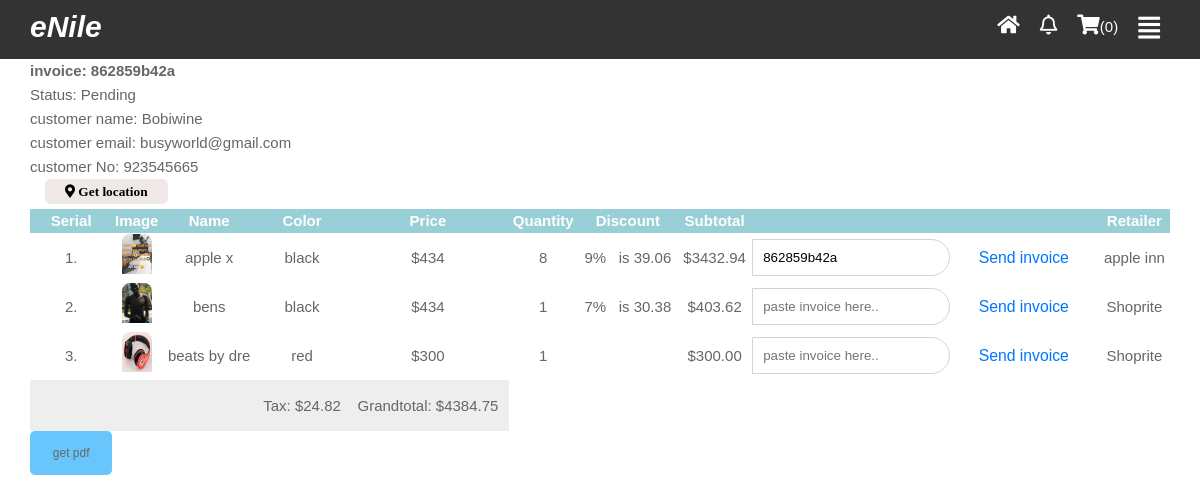
/orders/862859b42a (signed in), run on the app's committed database.
### flasky/models.py (models this page shows, shortened)
class CustomerOrder(db.Model):
	id = db.Column(db.Integer, primary_key=True)
	invoice = db.Column(db.String(20), unique=True, nullable=False)
	status=db.Column(db.String(20),default='Pending', nullable=False)
	customer_id=db.Column(db.Text,nullable=False)
	date_created=db.Column(db.DateTime,default=datetime.utcnow,nullable=False)
	orders=db.Column(JsonEcodedDict)

class User(db.Model, UserMixin):
	id= db.Column(db.Integer, primary_key=True)
	brand_name = db.Column(db.String(20), unique = True, nullable = False)
	username= db.Column(db.String(15), unique=True, nullable=False)
	email= db.Column(db.String(20), unique=True, nullable=False)
	password= db.Column(db.String(20), unique=True, nullable=False)
	country = db.Column(db.String(20), unique= False, nullable= False)
	location = db.Column(db.String(20), unique = False, nullable= False)
	lat = db.Column(db.String(20), unique = False, nullable= True)
	lng = db.Column(db.String(20), unique = False, nullable= True)
	contact = db.Column(db.Integer, unique=True ,nullable= False)
	rating = db.Column(db.Integer, unique= False, nullable= True, default=0)
	credit_card =db.Column(db.Integer, unique= True, nullable= False)
	image_file=db.Column(db.String(100), nullable=False, default='default.png')
	posts=db.relationship('Post', backref='author', lazy=True)
	messages_sent = db.relationship('Messages',
									foreign_keys='Messages.sender_id',
									backref='author',lazy='dynamic')
	messages_recieved = db.relationship('Messages',
									foreign_keys='Messages.recipient_id',
									backref='recipient',lazy='dynamic')
	last_message_read_time = db.Column(db.DateTime)
	def new_messages(self):
		last_read_time=self.last_message_read_time or datetime(1900, 1, 1)
		return Messages.query.filter_by(recipient=self).filter(
			Messages.timestamp > last_read_time).count()
	followed = db.relationship(
	'User', secondary=followers,
	primaryjoin=(followers.c.follower_id==id),
	secondaryjoin=(followers.c.followed_id==id),
	backref= db.backref('followers', lazy = 'dynamic'), lazy ='dynamic')

### flasky/routes.py (the view)
@app.route("/orders/<string:invoice>", methods=['GET'])
def orders(invoice):
	form = MessageForm()
	if current_user.is_authenticated:
		grandTotal=0
		subTotal=0
		orders = CustomerOrder.query.filter_by(invoice=invoice).order_by(CustomerOrder.id.desc()).first()
		orderid = orders.customer_id
		customer=User.query.filter_by(id=orderid).first()
		for _key, product in orders.orders.items():
			discount= (product['discount']/100) * float(product['price'])
			subTotal +=float(product['price']) * int(product['quantity'])
			subTotal-=discount
			tax=("%0.2f" % (.006 * subTotal))
			grandTotal = ("%.2f" % (1.06 * float(subTotal)))
	else:
		return redirect(url_for('home'))
	return render_template('order.html', invoice=invoice,form=form, tax=tax,subTotal=subTotal,grandTotal=grandTotal,customer=customer,orders=orders)

### flasky/forms.py
class MessageForm(FlaskForm):
	message=StringField('Message ', validators=[DataRequired(),
	Length(min=1, max=140)],  render_kw={"placeholder": 'paste invoice here..'})
	submit=SubmitField('Send invoice')

### flasky/models.py (called while the page is built)
@login_manager.user_loader
def load_user(user_id):
	return User.query.get(int(user_id))

	def process_result_value(self,value,dialect):
		if value is None:
			return {}
		else:
			return json.loads(value)

### flasky/templates/order.html (shortened to what this page needs)
{% extends "layout.html" %}
{% block content %}
<section>
    <div class="container">
        <div>
            {% if orders %}
            <b>invoice: {{orders.invoice}}</b><br>
            Status: {{orders.status}}<br>
            customer name: {{customer.username}}<br>
            customer email: {{customer.email}}<br>
            customer No: {{customer.contact}}<br>
            <button onload="init()"><i class="fas fa-map-marker-alt"> Get location</i></button> {{customer.address}}<br>
        </div>
      <ul id="gallary">
         <table id="t01">
             <tr>
                <th>Serial</th>
                <th>Image</th>
                <th>Name</th>
                <th>Color</th>
                <th>Price</th>
                <th>Quantity</th>
                <th>Discount</th>
                <th>Subtotal</th>
                <th></th>
                <th>Retailer</th>
             </tr>
           {% for key, product in orders.orders.items() %}
           {% set discount = "%0.2f" |format((product.discount/100) * product.price|float) %}
             <tr>
               <td>{{loop.index}}.</td>
               <td><img src="{{url_for('static', filename='shoppics/' + product.image)}}" alt="{{product.name}}"></td>
               <td>{{product.name}}</td>
               <td>{{product.color}}</td>
               <td>${{product.price}}</td>
               <td>{{product.quantity}}</td>
               {% if product.discount > 0 %}
               <td>{{product.discount}}% &nbsp; is {{discount}}</td>
               {% else %}
               <td></td>
               {% endif %}
               {% set subTotal = product.quantity|int * product.price|float %}
               <td>${{"%0.2f"|format((subTotal|float) - discount|float)}}</td>
                   <td>
                   <form method="POST", action="{{url_for('send_message', recipient = product.author)}}" >
                          <div class="input-cnt">
                            {{form.message }}<br>
                            {{form.submit }}
                           </div>
                      </form>
                      </td>
                      <td>
                          {{product.author}}
                             </td>
             </tr>
           {% endfor %}
           <tr>
             <td></td>
             <td></td>
             <td></td>
             <td><h4>Tax: ${{tax}}</h4></td>
             <td><h4>Grandtotal: ${{grandTotal}}</h4></td>
          </tr>
       {% endif %}
          <td  class="btn-form "><a href="#"> get pdf</a></td>
           </table>
      </ul>
    </div>
{% endblock %}

### flasky/static/css/all.css (style rules this page uses)
.fa, .fas, .far, .fal, .fad, .fab { -moz-osx-font-smoothing: grayscale; -webkit-font-smoothing: antialiased; display: inline-block; font-style: normal; font-variant: normal; text-rendering: auto; line-height: 1; }
.fa-map-marker-alt:before { content: "\f3c5"; }
.fa, .fas { font-family: 'Font Awesome 5 Free'; font-weight: 900; }

### flasky/templates/layout.html (style rules this page uses)
* { box-sizing: border-box; }
html, body { margin:0; padding: 0; font-family: "Arial", sans-serif; font-size: 15px; color: #666; line-height: 1.6em; }
a { color: #666; text-decoration: none; }
.container { width:95%; margin: auto; overflow: auto; }
.input-cnt { display: flex; margin-bottom: 15px; }
.input-cnt:last-child { margin-bottom: 0px; }
.input-cnt > input[type="text"], .input-cnt > [ type="password"], .input-cnt > input[type="file"] { outline: none; border: none; padding: 10px; border: 1px solid lightgrey; width: 100%; border-top-right-radius: 20px; border-bottom-right-radius: 20px; }
.input-cnt > input[type="submit"] { border: none; border-radius: 20px; outline: none; width: 75%; margin: 0 auto; font-size: 105%; padding: 8px; color: #0076ff; background: white; transition-duration: .5s; }
.lower-container h3, h4 { box-sizing: border-box; line-height: .6; font-weight: lighter; }
.btn-form { margin: 150px; padding: 10px 18px; background: #69c6fc; border: none; color: white; border-radius: 5px; font-size: 12px; text-decoration: none; transition: all .3s ease-in; }
#gallary { list-style: none; margin: 0; padding: 0; width: 100%; }
#gallary img { height:230px; width: 100%; margin: 0px auto; border-radius: 8px 8px 0 0px; }
button { margin: 0 0 5px 15px; padding: 5px 20px 5px 20px; background-color: rgb(240, 231, 231); cursor: pointer; border-style: none; border-radius: 6px; }
table { width:100%; }
table, th, td { text-align: center; border: none; border-collapse: collapse; }
table#t01 tr:nth-child(even) { background-color: #eee; }
table#t01 tr:nth-child(odd) { background-color:#fff; }
table#t01 th { background-color: #03899c; color: white; opacity: 0.4; margin: 0; padding: 0; }
table img { max-width: 30px; max-height: 40px; border: none; }

### data on the page
CustomerOrder: invoice "862859b42a", status "Pending"
User: username "Bobiwine", email "busyworld@gmail.com", contact "923545665"

### other printed values
{{ session['Shoppingcart']|length }} "0"
{{ product.name }} "apple x" "bens" "beats by dre"
{{ product.color }} "black" "black" "red"
{{ product.price }} "434" "434" "300"
{{ product.quantity }} "8" "1" "1"
{{ product.discount }} "9" "7"
{{ discount }} "39.06" "30.38"
{{ "%0.2f"|format((subTotal|float) - discount|float) }} "3432.94" "403.62" "300.00"
{{ product.author }} "apple inn" "Shoprite" "Shoprite"
{{ tax }} "24.82"
{{ grandTotal }} "4384.75"
